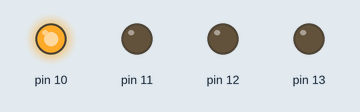
Recording of a sketch running on a simulated Arduino Uno, built with avr-gcc and run on an emulated ATmega328P. On the bench: output pins drawn as LEDs (lit = HIGH).

Above: at 0.1 s.
At 4.1 s:
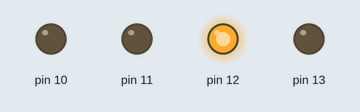
At 10.1 s:
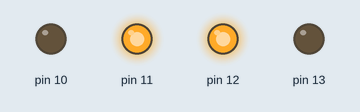
At 20.1 s:
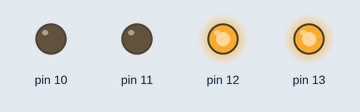
At 30.1 s:
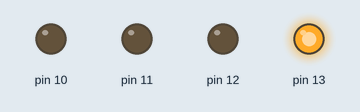
At 39.1 s:
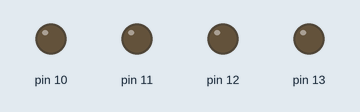
Timing chart, 0 to 40.0 s (numbered marks = the images above):
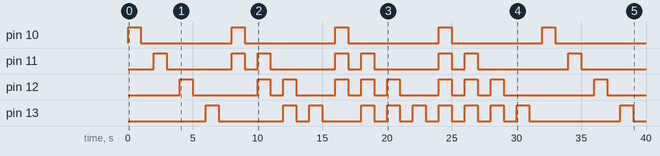

Measured:
- by itself, pin 10: alternates HIGH for 1.0 s and LOW for 7.0 s
- by itself, pin 11: LOW → HIGH at 2.0 s, → LOW 1.0 s later, → HIGH 5.0 s later, → LOW 1.0 s later, … (16 changes in this stretch)
- by itself, pin 12: LOW → HIGH at 4.0 s, → LOW 1.0 s later, → HIGH 5.0 s later, → LOW 1.0 s later, … (20 changes in this stretch)
- by itself, pin 13: LOW → HIGH at 6.0 s, → LOW 1.0 s later, → HIGH 5.0 s later, → LOW 1.0 s later, … (22 changes in this stretch)

The sketch:

christmas_led.ino
```cpp
void setup()
{
int i;
for(i=10;i<=13;i++)
pinMode(13,OUTPUT);
pinMode(12,OUTPUT);
pinMode(11,OUTPUT);
pinMode(10,OUTPUT);
}
void loop()
{
  int i;
  for(i=10;i<=13;i++)
  {
    digitalWrite(i,HIGH);
  delay(1000);
  digitalWrite(i,LOW);
  delay(1000);
  }

    for(i=10;i<=13;i++)
  {
    digitalWrite(i,HIGH);
    digitalWrite(i+1,HIGH);
  delay(1000);
  digitalWrite(i,LOW);
  digitalWrite(i+1,LOW);
  delay(1000);
  }

    for(i=10;i<=13;i++)
  {
    digitalWrite(i,HIGH);
    digitalWrite(i+1,HIGH);
    digitalWrite(i+2,HIGH);
  delay(1000);
  digitalWrite(i,LOW);
  digitalWrite(i+1,LOW);
  digitalWrite(i+2,LOW);
  delay(1000);
  }

    for(i=10;i<=13;i++)
  {
    digitalWrite(i,HIGH);
    digitalWrite(i+1,HIGH);
    digitalWrite(i+2,HIGH);
    digitalWrite(i+3,HIGH);
  delay(1000);
  digitalWrite(i,LOW);
  digitalWrite(i+1,LOW);
  digitalWrite(i+2,LOW);
  digitalWrite(i+3,LOW);
  delay(1000);
  }
}
```
